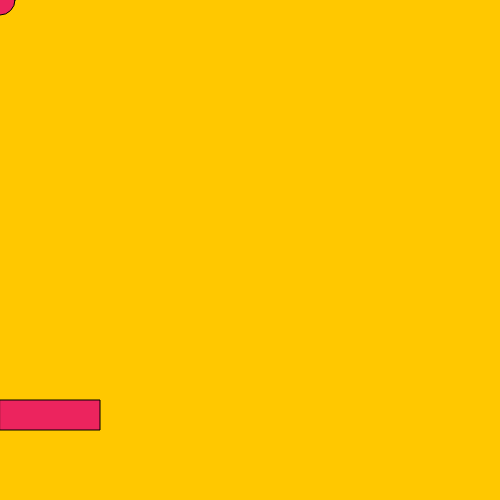
Frame 1 (no input)
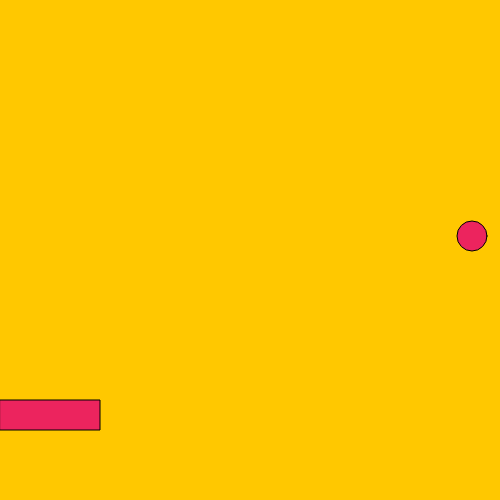
Frame 60 (no input)
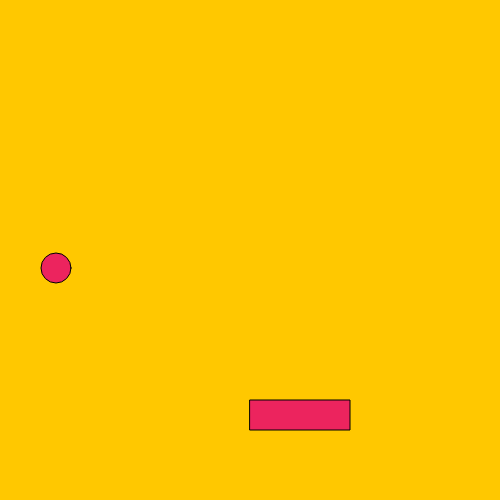
Frame 120 (the mouse pressed at the canvas centre since frame 60)

The p5.js sketch that drew these frames (run headless with seeded random() and noise() and a simulated clock; from frame 60 on, the mouse is pressed at the canvas centre):

// p5.js sketch
// ── sketch.js
var x = 0;
var y = 0;
var xSpeed = 8;
var ySpeed = 4;
var hreyf = 0;
var spadibreidd = 100;
var spadiY = 400

function setup() {
  createCanvas(500,500);
}

function draw() {
  background(255,200,0);
  fill(236,36,94);
  rect(hreyf, spadiY, spadibreidd, 30);
  fill(236,36,94);
  ellipse(x, y, 30, 30);
  x = x + xSpeed;
  y = y +ySpeed;
  if ((x > width) || (x < 0)) {
    xSpeed = xSpeed * -1;
  }
  hreyf = mouseX
  if (hreyf > width - spadibreidd/2) {
    hreyf = width - spadibreidd/2;
  }
  if ((y > height) || (y < 0)) {
    ySpeed = ySpeed * -1;
  }
  spadibreidd = 100
  spadiY = 400
  hreyf = mouseX
  if(abs(spadiY - y) < 30/2 + 30/2 && abs(hreyf - x) < 30/2 + 30/2){
  ySpeed = ySpeed * -1;
  }
}
